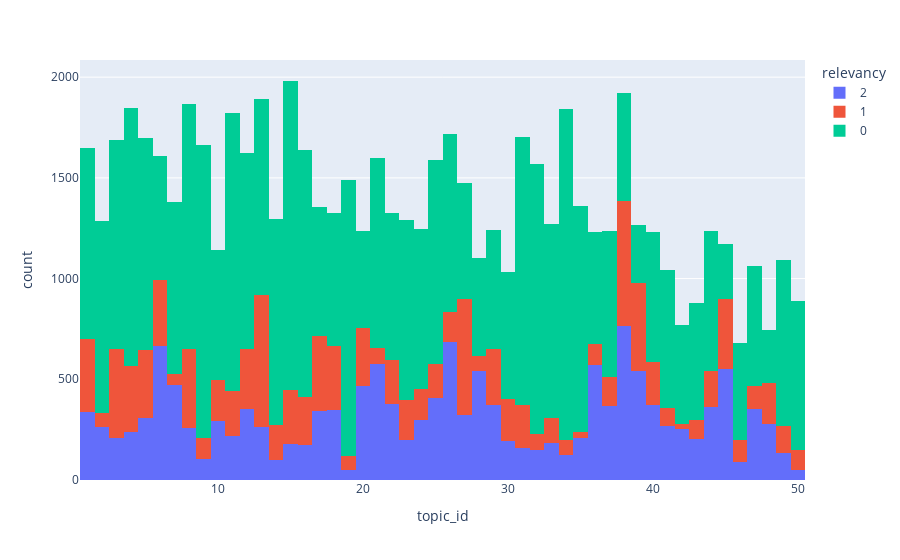

The cell this chart's notebook holds for it:
### Code cell
import plotly.express as px

fig = px.histogram(relevance_data, x="topic_id", color = "relevancy")
fig.show()

### Figure 1 — Plotly figure (JSON) as saved in the notebook; plotly's stock layout.template omitted (floating-point values rounded to 4 significant figures; data arrays with more than 128 entries replaced by an {"elided": "..."} marker saying what was removed)
{"data": [{"alignmentgroup": "True", "bingroup": "x", "hovertemplate": "relevancy=2<br>topic_id=%{x}<br>count=%{y}<extra></extra>", "legendgroup": "2", "marker": {"color": "#636efa"}, "name": "2", "offsetgroup": "2", "orientation": "v", "showlegend": true, "type": "histogram", "x": {"elided": "15609 int values"}, "xaxis": "x", "yaxis": "y"}, {"alignmentgroup": "True", "bingroup": "x", "hovertemplate": "relevancy=1<br>topic_id=%{x}<br>count=%{y}<extra></extra>", "legendgroup": "1", "marker": {"color": "#EF553B"}, "name": "1", "offsetgroup": "1", "orientation": "v", "showlegend": true, "type": "histogram", "x": {"elided": "11055 int values"}, "xaxis": "x", "yaxis": "y"}, {"alignmentgroup": "True", "bingroup": "x", "hovertemplate": "relevancy=0<br>topic_id=%{x}<br>count=%{y}<extra></extra>", "legendgroup": "0", "marker": {"color": "#00cc96"}, "name": "0", "offsetgroup": "0", "orientation": "v", "showlegend": true, "type": "histogram", "x": {"elided": "42652 int values"}, "xaxis": "x", "yaxis": "y"}], "layout": {"barmode": "relative", "legend": {"title": {"text": "relevancy"}, "tracegroupgap": 0}, "margin": {"t": 60}, "xaxis": {"anchor": "y", "domain": [0, 1], "title": {"text": "topic_id"}}, "yaxis": {"anchor": "x", "domain": [0, 1], "title": {"text": "count"}}}}
